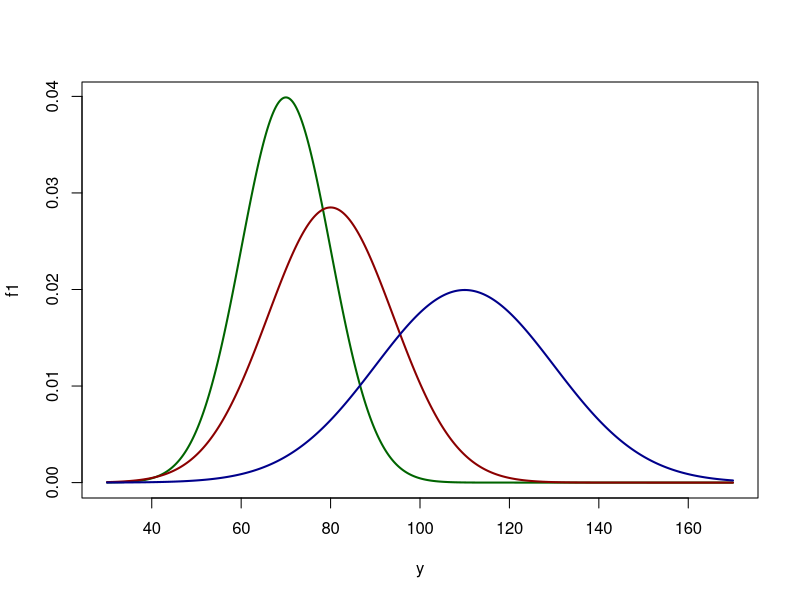
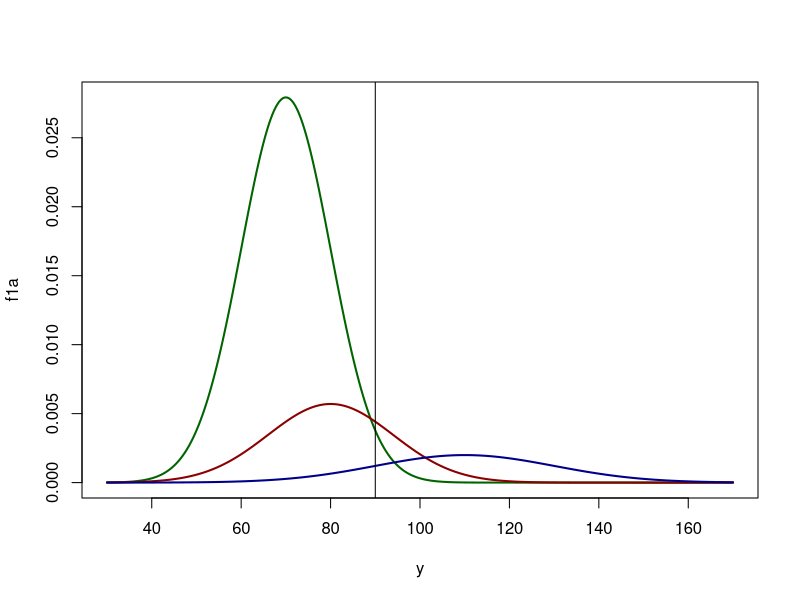
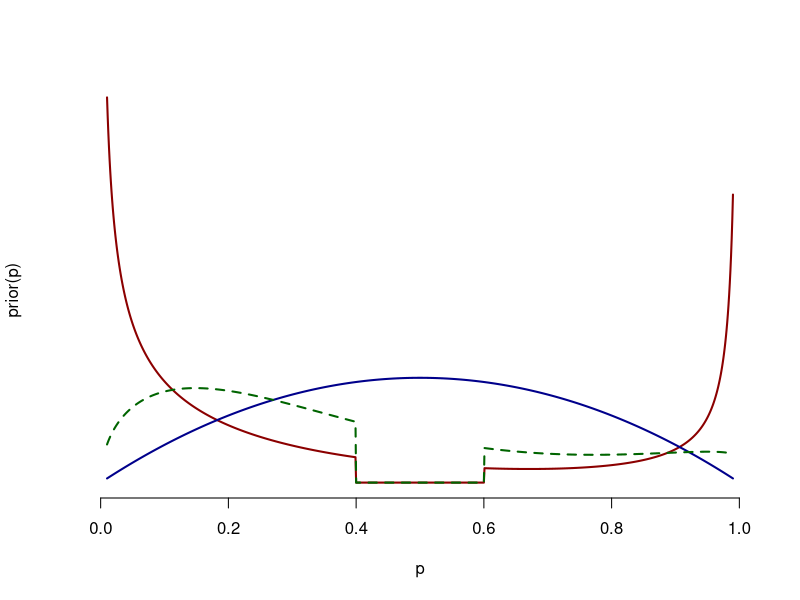

Write R code to recreate these figures, in order.
#Consider the dreaded disease Dipsidoodleitis. 
#There are actually two forms of the disease, Type I and Type II, 
#with the later being more severe. Dipsidoodleitis is detected by
#a blood test. Values for people without dipsidoodleitis are 
#normally distributed, M=70, sd=10. Values for people with Type I
#and Type II are distributed with M=80, sd=14 and M=110, sd=20, respectively. 
#If a patient has a value of 90, what are the probabilities that she is dipsidoodleitis free, 
#has the Type I version, or has the Type II version.

y=seq(30,170,.1)
f1=dnorm(y,70,10)
f2=dnorm(y,80,14)
f3=dnorm(y,110,20)

plot(y,f1,typ="l",col="darkgreen",lwd=2)
lines(y,f2,col="darkred",lwd=2)
lines(y,f3,col="darkblue",lwd=2)

f1a=dnorm(y,70,10)*.7
f2a=dnorm(y,80,14)*.2
f3a=dnorm(y,110,20)*.1

plot(y,f1a,typ="l",col="darkgreen",lwd=2)
lines(y,f2a,col="darkred",lwd=2)
lines(y,f3a,col="darkblue",lwd=2)

abline(v=90)

g1=dnorm(90,70,10)*.7
g2=dnorm(90,80,14)*.2
g3=dnorm(90,110,20)*.1

g=(g1+g2+g3)

p1=g1/g
p2=g2/g
p3=g3/g

p1+p2+p3

#Updating with whacky prior

prior=function(p) (dbeta(p,.5,3)+dbeta(p,2,.1))*(p<.4 | p>.6)

like=function(p) p*(1-p)

p=seq(.01,.99,.001)
plot(p,prior(p),typ='l',axes=F,col='darkred',lwd=2)
axis(1)
lines(p,10*like(p),col='darkblue',lwd=2)
lines(p,10*like(p)*prior(p),col='darkgreen',lwd=2,lty=2)


